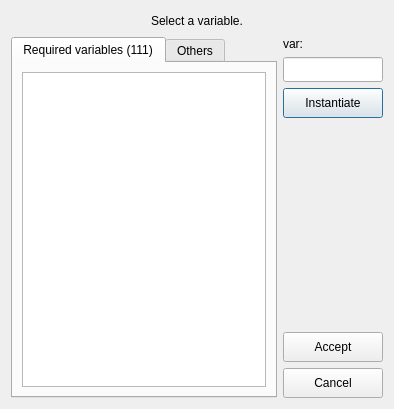
<?xml version="1.0" encoding="UTF-8"?>
<ui version="4.0">
 <class>Dialog</class>
 <widget class="QDialog" name="Dialog">
  <property name="geometry">
   <rect>
    <x>0</x>
    <y>0</y>
    <width>394</width>
    <height>409</height>
   </rect>
  </property>
  <property name="windowTitle">
   <string>Instantiation</string>
  </property>
  <layout class="QVBoxLayout" name="verticalLayout_6">
   <item>
    <layout class="QHBoxLayout" name="horizontalLayout_2">
     <item>
      <spacer name="horizontalSpacer_2">
       <property name="orientation">
        <enum>Qt::Horizontal</enum>
       </property>
       <property name="sizeHint" stdset="0">
        <size>
         <width>40</width>
         <height>20</height>
        </size>
       </property>
      </spacer>
     </item>
     <item>
      <widget class="QLabel" name="label">
       <property name="text">
        <string>Select a variable.</string>
       </property>
      </widget>
     </item>
     <item>
      <spacer name="horizontalSpacer">
       <property name="orientation">
        <enum>Qt::Horizontal</enum>
       </property>
       <property name="sizeHint" stdset="0">
        <size>
         <width>40</width>
         <height>20</height>
        </size>
       </property>
      </spacer>
     </item>
    </layout>
   </item>
   <item>
    <layout class="QHBoxLayout" name="horizontalLayout">
     <item>
      <widget class="QTabWidget" name="tab_variables">
       <property name="currentIndex">
        <number>0</number>
       </property>
       <widget class="QWidget" name="tab_required">
        <attribute name="title">
         <string>Required variables (111)</string>
        </attribute>
        <layout class="QVBoxLayout" name="verticalLayout_4">
         <item>
          <widget class="QListWidget" name="list_required"/>
         </item>
        </layout>
       </widget>
       <widget class="QWidget" name="tab_others">
        <attribute name="title">
         <string>Others</string>
        </attribute>
        <layout class="QVBoxLayout" name="verticalLayout_5">
         <item>
          <widget class="QListWidget" name="list_others"/>
         </item>
        </layout>
       </widget>
      </widget>
     </item>
     <item>
      <layout class="QVBoxLayout" name="verticalLayout_3">
       <item>
        <layout class="QVBoxLayout" name="verticalLayout_2">
         <item>
          <widget class="QLabel" name="label_variable_name">
           <property name="text">
            <string>var:</string>
           </property>
          </widget>
         </item>
         <item>
          <widget class="QLineEdit" name="line_edit_value">
           <property name="minimumSize">
            <size>
             <width>100</width>
             <height>25</height>
            </size>
           </property>
           <property name="maximumSize">
            <size>
             <width>100</width>
             <height>25</height>
            </size>
           </property>
          </widget>
         </item>
         <item>
          <widget class="QPushButton" name="pbutton_instantiate">
           <property name="minimumSize">
            <size>
             <width>100</width>
             <height>30</height>
            </size>
           </property>
           <property name="maximumSize">
            <size>
             <width>100</width>
             <height>30</height>
            </size>
           </property>
           <property name="text">
            <string>Instantiate</string>
           </property>
          </widget>
         </item>
        </layout>
       </item>
       <item>
        <spacer name="verticalSpacer">
         <property name="orientation">
          <enum>Qt::Vertical</enum>
         </property>
         <property name="sizeHint" stdset="0">
          <size>
           <width>20</width>
           <height>40</height>
          </size>
         </property>
        </spacer>
       </item>
       <item>
        <layout class="QVBoxLayout" name="verticalLayout">
         <item>
          <widget class="QPushButton" name="pbutton_accept">
           <property name="minimumSize">
            <size>
             <width>100</width>
             <height>30</height>
            </size>
           </property>
           <property name="maximumSize">
            <size>
             <width>100</width>
             <height>30</height>
            </size>
           </property>
           <property name="text">
            <string>Accept</string>
           </property>
          </widget>
         </item>
         <item>
          <widget class="QPushButton" name="pbutton_cancel">
           <property name="minimumSize">
            <size>
             <width>100</width>
             <height>30</height>
            </size>
           </property>
           <property name="maximumSize">
            <size>
             <width>100</width>
             <height>30</height>
            </size>
           </property>
           <property name="text">
            <string>Cancel</string>
           </property>
          </widget>
         </item>
        </layout>
       </item>
      </layout>
     </item>
    </layout>
   </item>
  </layout>
 </widget>
 <resources/>
 <connections/>
</ui>
